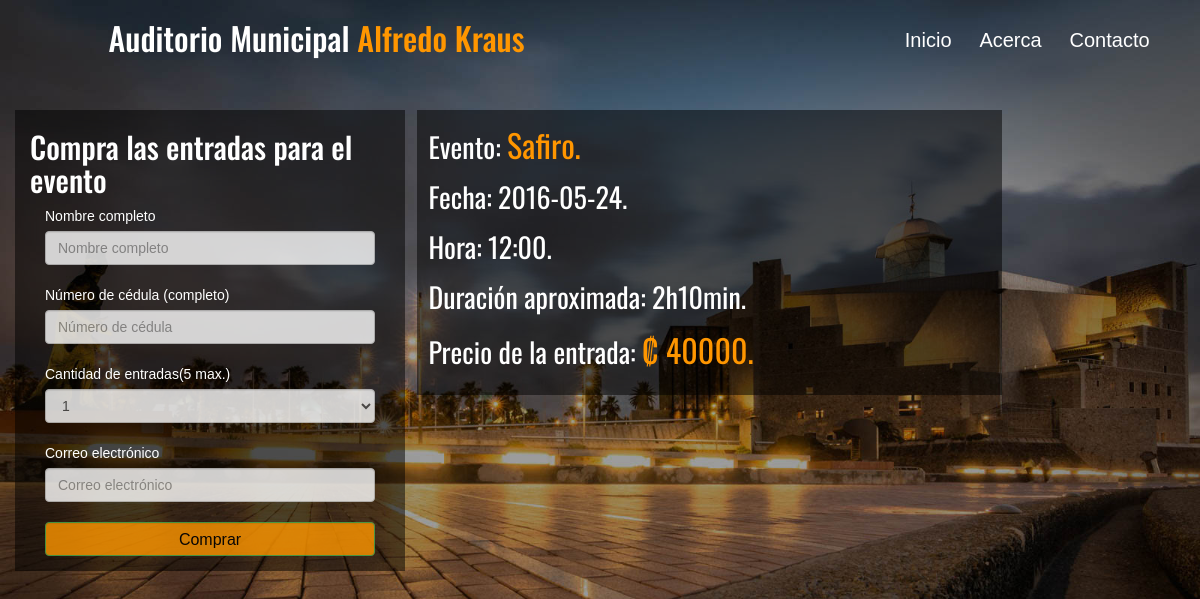
Page /buy.php?id=B on the committed database.
### tables this page shows
CREATE TABLE IF NOT EXISTS `concierto` (
  `idConcierto` varchar(255) NOT NULL,
  `fechaConcierto` date NOT NULL,
  `horaConcierto` varchar(255) NOT NULL,
  `tituloConcierto` varchar(255) NOT NULL,
  `duracionConcierto` varchar(255) NOT NULL,
  `precioConcierto` int(10) unsigned NOT NULL,
  `idPrograma` int(10) NOT NULL,
  `idTemporada` int(10) NOT NULL,
  `idGrupo` int(10) unsigned DEFAULT NULL,
  `idOrquesta` int(10) DEFAULT NULL,
  `cedulaMusico` varchar(255) DEFAULT NULL
);

### classes/databaseClass.php (called while the page is built, shortened)
<?php
class Database{
	private $username = 	'root';
	private $password = 	'';
	private $host = 		'localhost';
	private $database = 	'info_conciertos';
	function __construct(){
		try{
			$this->connection = new PDO("mysql:host=".$this->host.";dbname=".$this->database, $this->username, $this->password);
		}catch(PDOException $error){
			die();
		}
	}
}
?>

### buy.php (called while the page is built, shortened)
<?php
require_once('./classes/concertClass.php');
$id = $_GET['id'];
$concertData = new drawConcertTable();
$concertItems= $concertData->eventInfo($id);
include('views/header.php');
include('views/body.php');
include('views/form.php');
include('views/event-info.php');
include('views/footer.php');
?>

### classes/concertClass.php (called while the page is built, shortened)
<?php
require_once('DatabaseClass.php');
class drawConcertTable extends Database{
	function eventInfo($id){
		$query = $this->connection->prepare('SELECT idConcierto, tituloConcierto, fechaConcierto, horaConcierto, duracionConcierto, precioConcierto FROM concierto WHERE idConcierto = :id');
		$bind = array(
			':id' => $id
		);
		if($query->execute($bind)){
			return $query->fetchAll();
		}
		return false;
	}
}
?>

### views/event-info.php (the view)
<?php
	foreach ($concertItems as $key => $item) {
		echo'
			<div class="table-container col-md-6 info-event">
				<p>'.'Evento: <span>'.$item['tituloConcierto'].'.</span>'.'</p>
				<p>'.'Fecha: '.$item['fechaConcierto'].'.'.'</p>
				<p>'.'Hora: '.$item['horaConcierto'].'.'.'</p>
				<p>'.'Duración aproximada: '.$item['duracionConcierto'].'.'.'</p>
				<p>'.'Precio de la entrada:  <span>&#8353 '.$item['precioConcierto'].'.<span>'.'</p>
			</div>
		';
	}
?>

### css/main.css (style rules this page uses)
body { background-size: 100%; color: #fff; font-family: sans-serif; }
.buy_page { background: url( ../img/auditorio1.jpg ); background-size: cover; }
span { color: #ff9600; font-family: Oswald; font-size: 32px; }
.table-container { background-color: rgba( 0, 0, 0, 0.50 ); margin-top: 40px; }
.info-event { font-family: Oswald; font-size: 2em; margin-left: 1%; padding: 1%; }

### rows in the picture
concierto: tituloConcierto "Safiro", fechaConcierto "2016-05-24", horaConcierto "12:00", duracionConcierto "2h10min", precioConcierto "40000"
